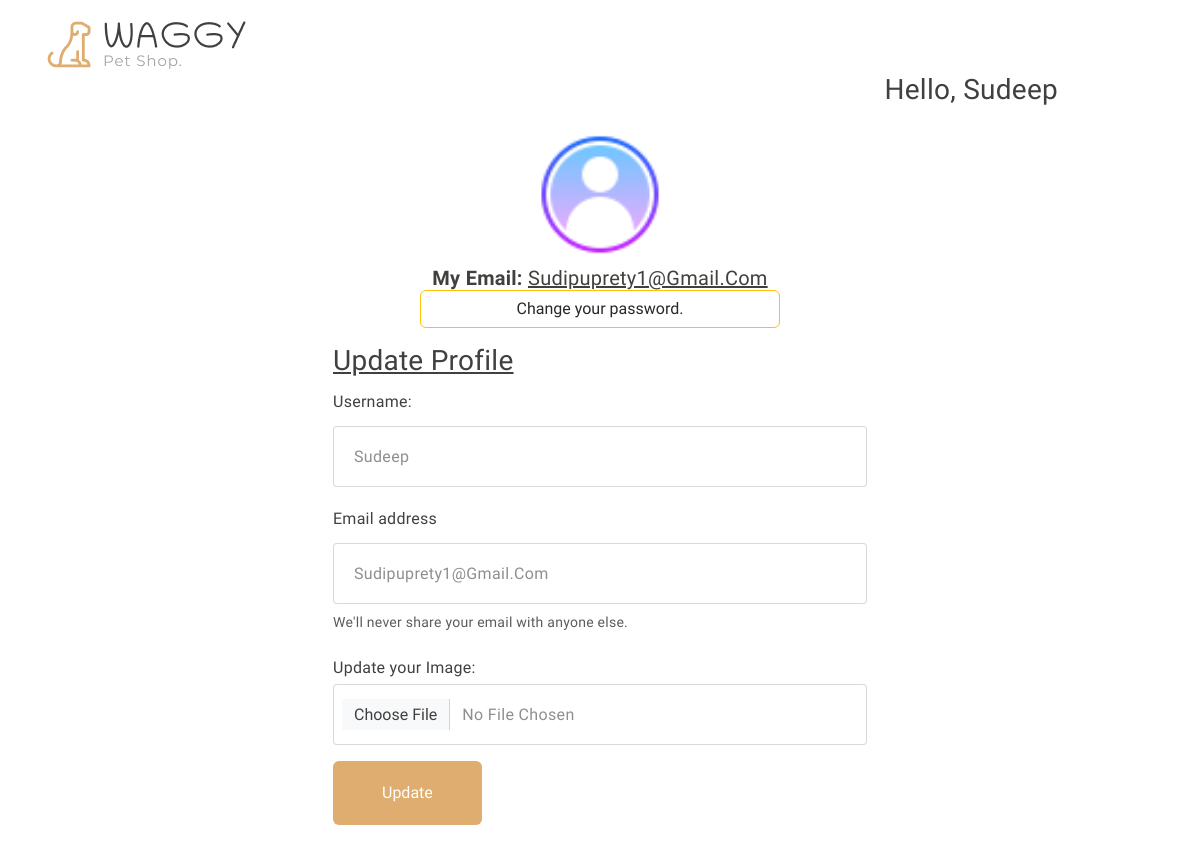
The page /profile (signed in) on the database its author committed.
### shop/user/models.py (models this page shows)
class User(db.Model, UserMixin):
    id = db.Column(db.Integer, primary_key = True)
    email = db.Column(db.String(120) , unique = True , nullable = False)
    username = db.Column(db.String(50) , nullable=False)
    password = db.Column(db.String(60) , nullable=False)
    image_file = db.Column(db.String(20), nullable=False, default = 'default.png')
    role = db.Column(db.String(20) , nullable=False , default='customer')
    likes = db.relationship('Likes', backref='user', cascade='all, delete-orphan')
    cart_items = db.relationship('Cart', backref=db.backref('user', lazy=True), cascade='all, delete-orphan')
    user_orders = db.relationship('Order', back_populates='user', cascade='all, delete-orphan')
    def delete(self):
        for like in self.likes:
            db.session.delete(like)
        for order in self.user_orders:
            db.session.delete(order)
        for cart_item in self.cart_items:
            db.session.delete(cart_item)
        db.session.delete(self)
        db.session.commit()

### shop/user/routes.py (the view, shortened to what this page needs)
@app.route('/profile' , methods = ["POST", "GET"])
@login_required
def profile():
    return render_template('user/profile.html')

### shop/user/models.py (called while the page is built)
@login_manager.user_loader
def load_user(user_id):
    return User.query.get(int(user_id))

### shop/templates/user/profile.html (shortened to what this page needs)
{% extends 'base.html' %}
{% block body %}
<div class="container my-3">
      <div class="col-sm-4 col-lg-3 text-center text-sm-start">
        <div class="main-logo">
          <a href="{{url_for('home')}}">
            <img src="{{url_for('static' , filename='images/logo.png')}}" alt="logo" class="img-fluid">
          </a>
        </div>
      </div>
      <div class="container" style="display: flex; justify-content: space-between; align-items: center; padding: 0 100px;">
        <h3 style="margin: 0;">Hello, {{current_user.username}}</h3>
    </div>
      <div class="container my-3" style="display: flex; justify-content: center; ">
        <div class="card-group" >
          <div class="card" style="border: none;">
            <div class="imgcontainer" style="display: flex; justify-content: center; ">
              {% if current_user.image_file == 'default.png' %}
                <img src="{{url_for('static', filename='images/default.png')}}" style="width: 40%;">
              {% endif %}
            </div>
            <div class="container-sm" style="display: flex; justify-content: center;">
                <h5 class="card-text"><b>My Email: </b> <u>{{ current_user.email}}</u></h5>
            </div>
                <button class="btn btn-outline-warning">
            <a style="display: flex; justify-content: center;" href="{{url_for('change_pw')}}">Change your password. </a></button>
            </div>
            </div>
            </div>
            <div class="container my-3">
                <div class="row justify-content-center">
                    <div class="col-md-6">
                       <u> <h3>Update Profile</h3></u>
                        <form method="post" enctype="multipart/form-data">
                            <div class="mb-3">
                                <label for="uname" class="form-label">Username:</label>
                                <input type="text" class="form-control" value="{{current_user.username}}" aria-describedby="emailHelp" name="uname">
                            </div>
                            <div class="mb-3">
                                <label for="exampleInputEmail1" class="form-label">Email address</label>
                                <input type="email" class="form-control" value="{{current_user.email}}" aria-describedby="emailHelp" name="email">
                                <div id="emailHelp" class="form-text">We'll never share your email with anyone else.</div>
                            </div>
                            <div class="mb-3">
                                <label for="formGroupExampleInput">Update your Image: </label>
                                <input type="file" class="form-control"  name="img" >
                              </div>
                            <button type="submit" class="btn btn-primary">Update</button>
                        </form>
                    </div>
                </div>
            </div>
      {% endblock body %}

### shop/static/style.css (style rules this page uses)
:root { --header-height: 160px; --header-height-min: 80px; }
:root { --accent-color: #DEAD6F; --dark-color: #222222; --light-dark-color: #727272; --light-color: #fff; --grey-color: #dbdbdb; --light-grey-color: #fafafa; --primary-color: #6995B1; --light-primary-color: #eef1f3; }
:root { --body-font: 'Chilanka', cursive; --heading-font: 'Chilanka', cursive; --secondary-font: 'Montserrat', sans-serif; }
.btn-primary { padding: 1.2rem 3rem; --bs-btn-color: #fff; --bs-btn-bg: #DEAD6F; --bs-btn-border-color: transparent; --bs-btn-hover-color: #fff; --bs-btn-hover-bg: #e9b775; --bs-btn-hover-border-color: transparent; --bs-btn-focus-shadow-rgb: 49, 132, 253; --bs-btn-active-color: #fff; --bs-btn-active-bg: #DEAD6F; --bs-btn-active-border-color: transparent; --bs-btn-active-shadow: inset 0 3px 5px rgba(0, 0, 0, 0.125); --bs-btn-disabled-color: #fff; --bs-btn-disabled-bg: #d3d7dd; --bs-btn-disabled-border-color: transparent; }
h1, h2, h3, h4, h5, h6 { font-family: var(--heading-font); color: var(--bs-body-color); font-weight: 400; text-transform: capitalize; }
a { text-decoration: none; }
.card { --bs-card-inner-border-radius: none; --bs-card-bg: transparent; background-color: transparent; border: none; }
.form-control { color: #908F8D; line-height: normal; letter-spacing: 0.02125rem; text-transform: capitalize; border-radius: 0.25rem; border: 1px solid rgba(65, 64, 62, 0.20); background: #FFF; display: flex; padding: 1.25rem 0rem 1.25rem 1.25rem; align-items: center; gap: 0.375rem; align-self: stretch; }

### rows shown on the page
User: username "Sudeep", email "Sudipuprety1@gmail.com", uname "sudeep", email "sudipuprety1@gmail.com"
